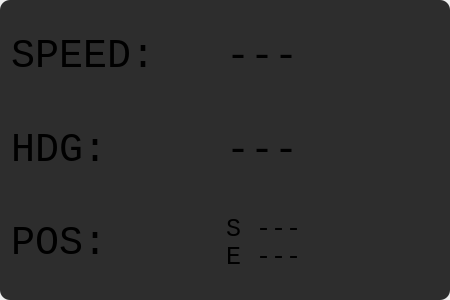
<?xml version="1.0" encoding="UTF-8"?>
<ui version="4.0">
 <class>ConningWindow</class>
 <widget class="QWidget" name="ConningWindow">
  <property name="geometry">
   <rect>
    <x>0</x>
    <y>0</y>
    <width>450</width>
    <height>300</height>
   </rect>
  </property>
  <property name="windowTitle">
   <string>Form</string>
  </property>
  <property name="styleSheet">
   <string notr="true">QLabel {
    font-family: &quot;Courier New&quot;, &quot;Lucida Console&quot;, monospace;
}</string>
  </property>
  <widget class="QFrame" name="frame">
   <property name="geometry">
    <rect>
     <x>0</x>
     <y>0</y>
     <width>450</width>
     <height>300</height>
    </rect>
   </property>
   <property name="styleSheet">
    <string notr="true">border-bottom-color: rgb(98, 98, 98);
border-top-color: rgb(98, 98, 98);
border-right-color: rgb(98, 98, 98);
border-left-color: rgb(98, 98, 98);
border-radius: 10px;
background-color: rgb(45, 45, 45);</string>
   </property>
   <property name="frameShape">
    <enum>QFrame::NoFrame</enum>
   </property>
   <layout class="QHBoxLayout" name="horizontalLayout">
    <item>
     <layout class="QGridLayout" name="gridLayout">
      <property name="leftMargin">
       <number>2</number>
      </property>
      <property name="topMargin">
       <number>2</number>
      </property>
      <property name="rightMargin">
       <number>2</number>
      </property>
      <property name="bottomMargin">
       <number>2</number>
      </property>
      <property name="spacing">
       <number>2</number>
      </property>
      <item row="2" column="0">
       <widget class="QLabel" name="label_2">
        <property name="font">
         <font>
          <family>Courier New</family>
          <pointsize>-1</pointsize>
          <italic>false</italic>
          <bold>false</bold>
         </font>
        </property>
        <property name="styleSheet">
         <string notr="true">font-size: 40px;
</string>
        </property>
        <property name="text">
         <string>POS:</string>
        </property>
       </widget>
      </item>
      <item row="0" column="0">
       <widget class="QLabel" name="label_3">
        <property name="font">
         <font>
          <family>Courier New</family>
          <pointsize>-1</pointsize>
          <italic>false</italic>
          <bold>false</bold>
         </font>
        </property>
        <property name="styleSheet">
         <string notr="true">    font-size: 40px;
</string>
        </property>
        <property name="text">
         <string>SPEED:</string>
        </property>
       </widget>
      </item>
      <item row="1" column="0">
       <widget class="QLabel" name="label_4">
        <property name="font">
         <font>
          <family>Courier New</family>
          <pointsize>-1</pointsize>
          <italic>false</italic>
          <bold>false</bold>
         </font>
        </property>
        <property name="styleSheet">
         <string notr="true">font-size: 40px;
</string>
        </property>
        <property name="text">
         <string>HDG:</string>
        </property>
       </widget>
      </item>
      <item row="0" column="1">
       <widget class="QLabel" name="speedLabel">
        <property name="font">
         <font>
          <family>Courier New</family>
          <pointsize>-1</pointsize>
          <italic>false</italic>
          <bold>false</bold>
         </font>
        </property>
        <property name="styleSheet">
         <string notr="true">font-size: 40px;
</string>
        </property>
        <property name="text">
         <string>---</string>
        </property>
       </widget>
      </item>
      <item row="1" column="1">
       <widget class="QLabel" name="headingLabel">
        <property name="font">
         <font>
          <family>Courier New</family>
          <pointsize>-1</pointsize>
          <italic>false</italic>
          <bold>false</bold>
         </font>
        </property>
        <property name="styleSheet">
         <string notr="true">font-size: 40px;
</string>
        </property>
        <property name="text">
         <string>---</string>
        </property>
       </widget>
      </item>
      <item row="2" column="1">
       <widget class="QLabel" name="positionLabel">
        <property name="font">
         <font>
          <family>Courier New</family>
          <pointsize>-1</pointsize>
          <italic>false</italic>
          <bold>false</bold>
         </font>
        </property>
        <property name="styleSheet">
         <string notr="true">font-size: 25px;
</string>
        </property>
        <property name="text">
         <string>S ---
E ---</string>
        </property>
       </widget>
      </item>
     </layout>
    </item>
   </layout>
  </widget>
 </widget>
 <resources/>
 <connections/>
</ui>
